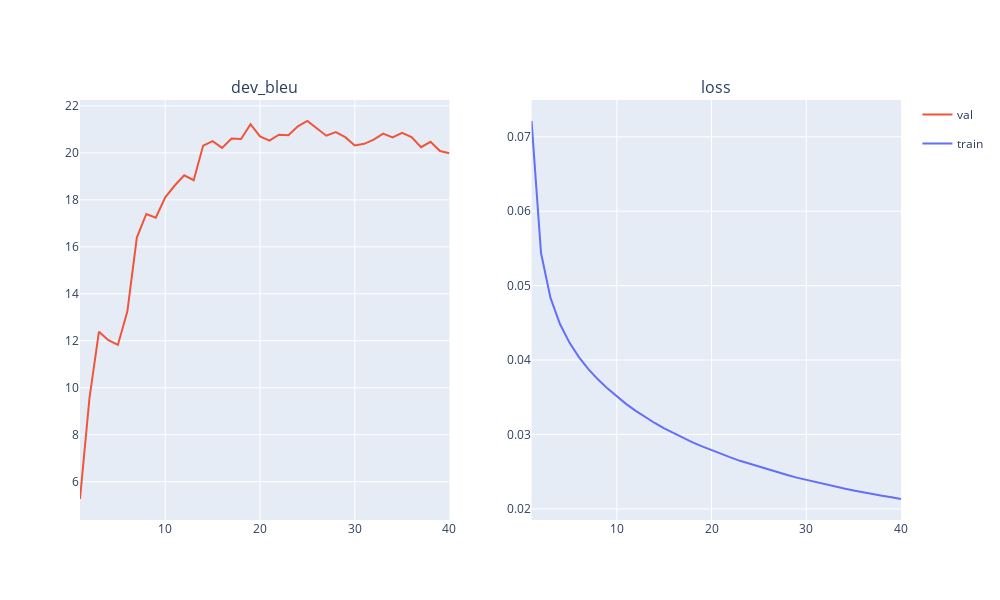

The cell this chart's notebook holds for it:
### Code cell
basic_plotter = Plotter(bound_history=basic_state.load_history())
basic_plotter.plot()
clear_output()
plotter.draw_no_widget()

### Figure 1 — Plotly figure (JSON) as saved in the notebook; plotly's stock layout.template omitted (floating-point values rounded to 4 significant figures)
{"data": [{"hovertemplate": "phase=val<br>epoch=%{x}<br>dev_bleu=%{y}<extra></extra>", "legendgroup": "val", "marker": {"color": "#EF553B", "symbol": "circle"}, "mode": "lines", "name": "val", "orientation": "v", "showlegend": true, "type": "scatter", "x": [1, 2, 3, 4, 5, 6, 7, 8, 9, 10, 11, 12, 13, 14, 15, 16, 17, 18, 19, 20, 21, 22, 23, 24, 25, 26, 27, 28, 29, 30, 31, 32, 33, 34, 35, 36, 37, 38, 39, 40], "xaxis": "x", "y": [5.261, 9.56, 12.38, 12.02, 11.82, 13.25, 16.39, 17.4, 17.24, 18.11, 18.61, 19.04, 18.84, 20.31, 20.5, 20.21, 20.61, 20.59, 21.22, 20.7, 20.52, 20.78, 20.75, 21.13, 21.36, 21.02, 20.73, 20.88, 20.67, 20.31, 20.38, 20.56, 20.82, 20.66, 20.85, 20.67, 20.24, 20.47, 20.08, 19.98], "yaxis": "y"}, {"hovertemplate": "phase=train<br>epoch=%{x}<br>loss=%{y}<extra></extra>", "legendgroup": "train", "marker": {"color": "#636efa", "symbol": "circle"}, "mode": "lines", "name": "train", "orientation": "v", "showlegend": true, "type": "scatter", "x": [1, 2, 3, 4, 5, 6, 7, 8, 9, 10, 11, 12, 13, 14, 15, 16, 17, 18, 19, 20, 21, 22, 23, 24, 25, 26, 27, 28, 29, 30, 31, 32, 33, 34, 35, 36, 37, 38, 39, 40], "xaxis": "x2", "y": [0.07213, 0.05438, 0.04835, 0.04484, 0.04235, 0.0404, 0.03879, 0.03741, 0.03619, 0.03508, 0.03408, 0.03316, 0.03233, 0.03154, 0.03081, 0.03016, 0.02953, 0.02894, 0.0284, 0.02788, 0.02739, 0.02692, 0.02646, 0.02605, 0.02564, 0.02528, 0.02489, 0.02454, 0.02419, 0.02389, 0.02359, 0.02329, 0.02301, 0.02274, 0.02248, 0.02222, 0.02199, 0.02176, 0.02155, 0.02132], "yaxis": "y2"}], "layout": {"annotations": [{"font": {"size": 16}, "showarrow": false, "text": "dev_bleu", "x": 0.225, "xanchor": "center", "xref": "paper", "y": 1, "yanchor": "bottom", "yref": "paper"}, {"font": {"size": 16}, "showarrow": false, "text": "loss", "x": 0.775, "xanchor": "center", "xref": "paper", "y": 1, "yanchor": "bottom", "yref": "paper"}], "height": 600, "showlegend": true, "width": 1000, "xaxis": {"anchor": "y", "domain": [0, 0.45]}, "xaxis2": {"anchor": "y2", "domain": [0.55, 1]}, "yaxis": {"anchor": "x", "domain": [0, 1]}, "yaxis2": {"anchor": "x2", "domain": [0, 1]}}}
